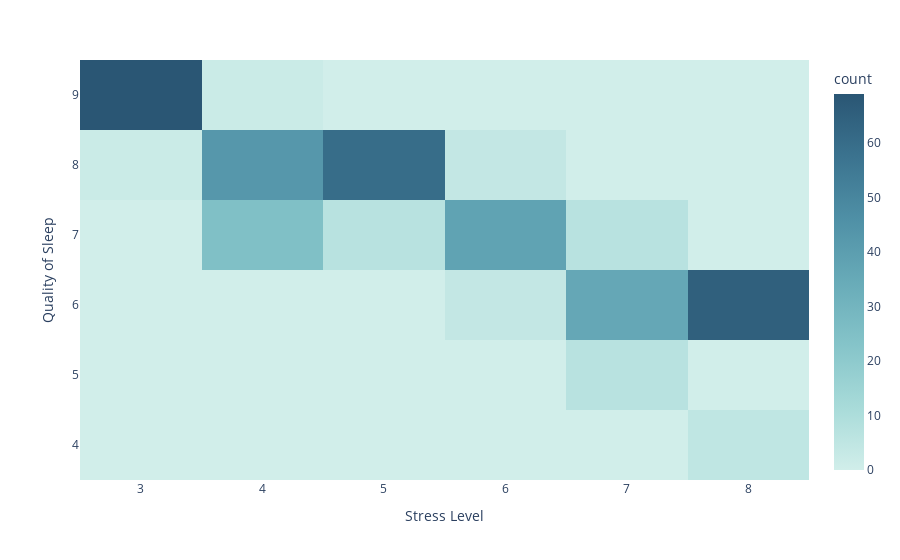

This figure's notebook cell:
### Code cell
graphic = px.density_heatmap(sleep_df, x = 'Stress Level', y = 'Quality of Sleep', color_continuous_scale = 'teal')
graphic.show()

### Figure 1 — Plotly figure (JSON) as saved in the notebook; plotly's stock layout.template omitted (floating-point values rounded to 4 significant figures; data arrays with more than 128 entries replaced by an {"elided": "..."} marker saying what was removed)
{"data": [{"coloraxis": "coloraxis", "hovertemplate": "Stress Level=%{x}<br>Quality of Sleep=%{y}<br>count=%{z}<extra></extra>", "name": "", "type": "histogram2d", "x": {"elided": "374 int values"}, "xaxis": "x", "xbingroup": "x", "y": {"elided": "374 int values"}, "yaxis": "y", "ybingroup": "y"}], "layout": {"coloraxis": {"colorbar": {"title": {"text": "count"}}, "colorscale": [[0, "rgb(209, 238, 234)"], [0.1667, "rgb(168, 219, 217)"], [0.3333, "rgb(133, 196, 201)"], [0.5, "rgb(104, 171, 184)"], [0.6667, "rgb(79, 144, 166)"], [0.8333, "rgb(59, 115, 143)"], [1, "rgb(42, 86, 116)"]]}, "legend": {"tracegroupgap": 0}, "margin": {"t": 60}, "xaxis": {"anchor": "y", "domain": [0, 1], "title": {"text": "Stress Level"}}, "yaxis": {"anchor": "x", "domain": [0, 1], "title": {"text": "Quality of Sleep"}}}}
